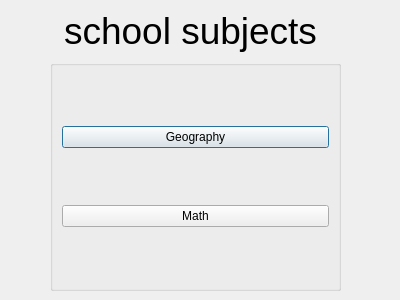
<?xml version="1.0" encoding="UTF-8"?>
<ui version="4.0">
 <class>Tests</class>
 <widget class="QDialog" name="Tests">
  <property name="geometry">
   <rect>
    <x>0</x>
    <y>0</y>
    <width>400</width>
    <height>300</height>
   </rect>
  </property>
  <property name="windowTitle">
   <string>Dialog</string>
  </property>
  <widget class="QLabel" name="label">
   <property name="geometry">
    <rect>
     <x>-190</x>
     <y>-10</y>
     <width>761</width>
     <height>81</height>
    </rect>
   </property>
   <property name="font">
    <font>
     <pointsize>28</pointsize>
    </font>
   </property>
   <property name="text">
    <string>school subjects</string>
   </property>
   <property name="alignment">
    <set>Qt::AlignCenter</set>
   </property>
  </widget>
  <widget class="QGroupBox" name="groupBox">
   <property name="geometry">
    <rect>
     <x>50</x>
     <y>60</y>
     <width>291</width>
     <height>231</height>
    </rect>
   </property>
   <property name="title">
    <string/>
   </property>
   <layout class="QVBoxLayout" name="verticalLayout">
    <item>
     <widget class="QPushButton" name="pushButton">
      <property name="text">
       <string>Geography</string>
      </property>
     </widget>
    </item>
    <item>
     <widget class="QPushButton" name="pushButton_2">
      <property name="text">
       <string>Math</string>
      </property>
     </widget>
    </item>
   </layout>
  </widget>
 </widget>
 <resources/>
 <connections/>
</ui>
